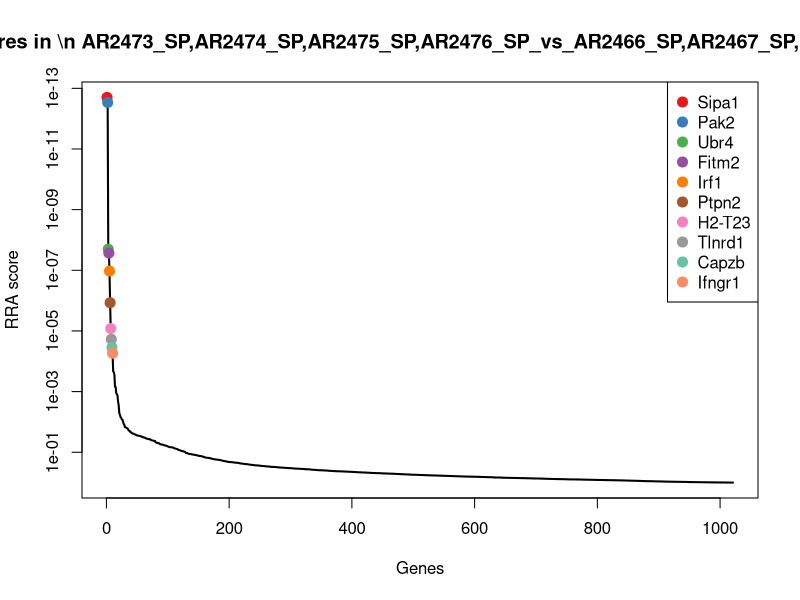
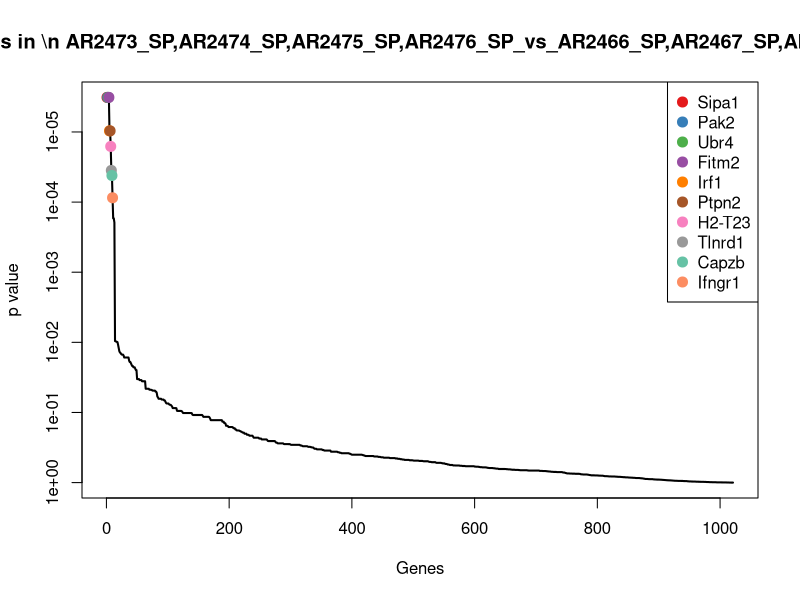
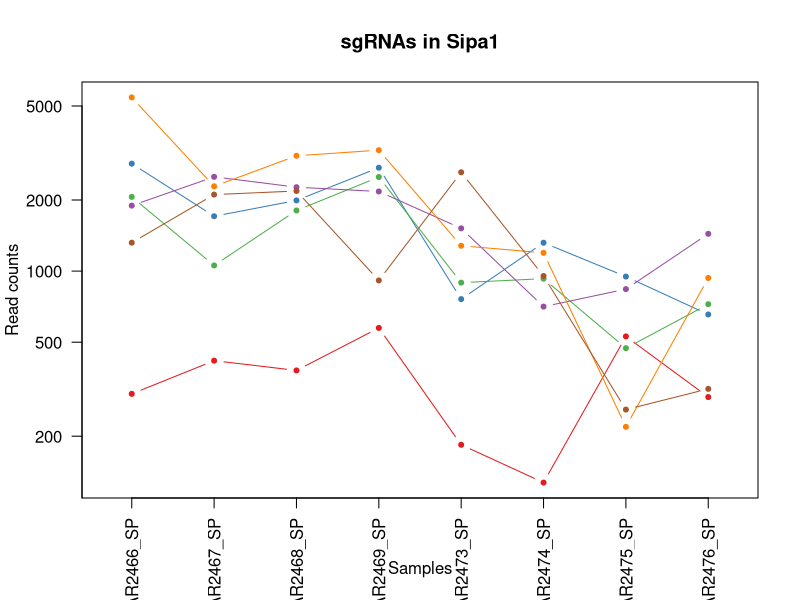
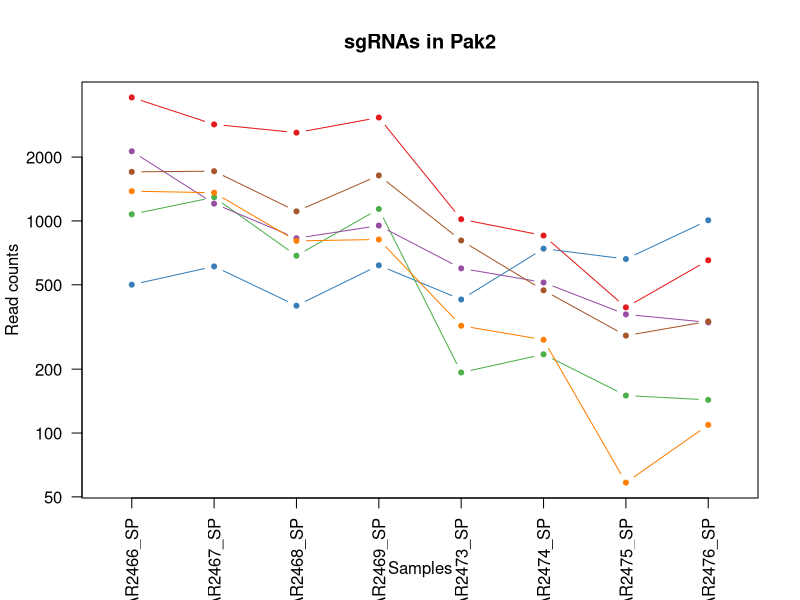
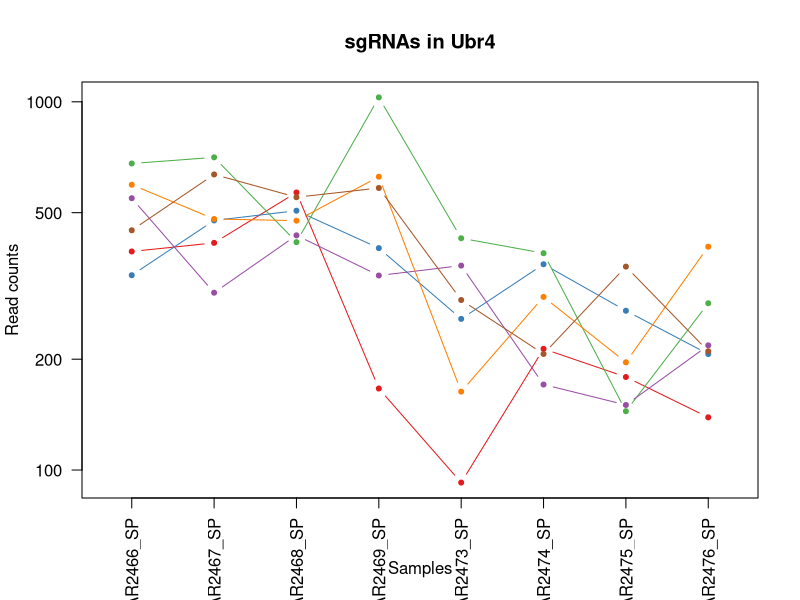
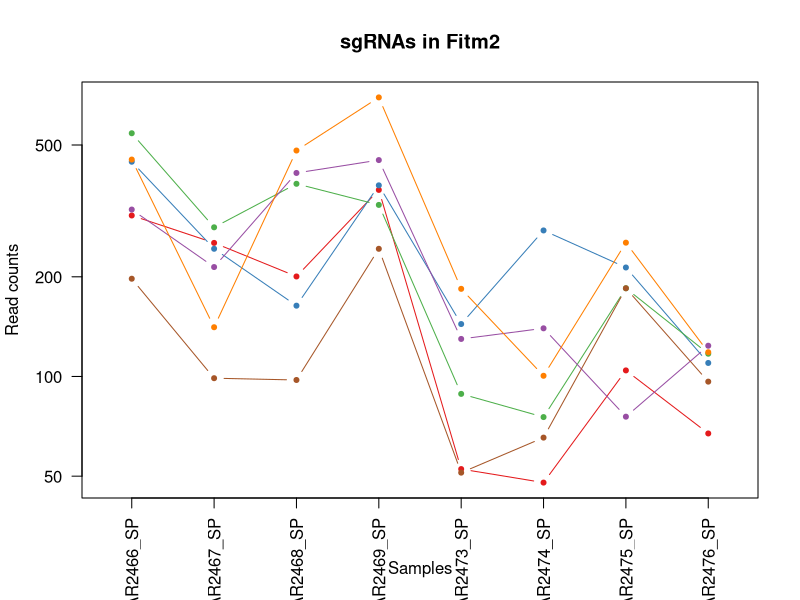
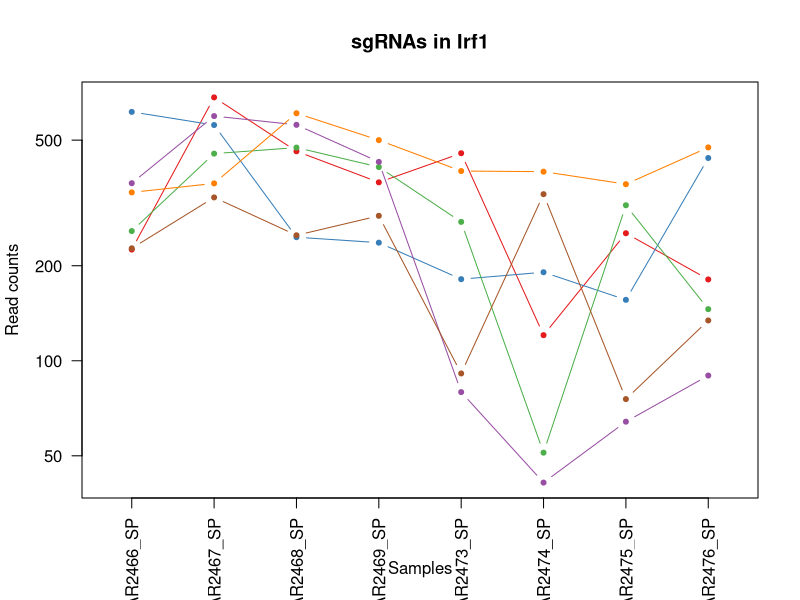
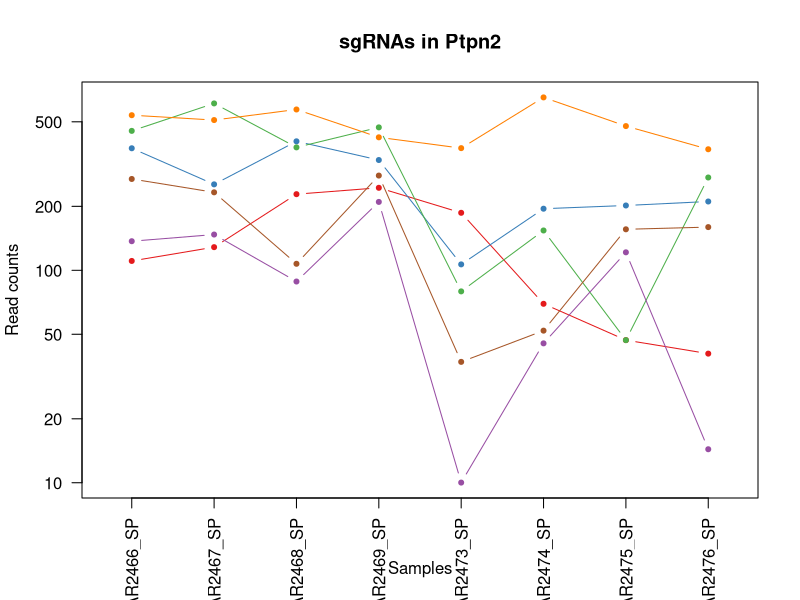

The R script that drew these images, in order: (Note: this script raises an error after producing the figures.)
pdf(file='SP_cd19.10m_v_egfr.15m.pdf',width=4.5,height=4.5);
gstable=read.table('SP_cd19.10m_v_egfr.15m.gene_summary.txt',header=T)
# 
#
# parameters
# Do not modify the variables beginning with "__"

# gstablename='__GENE_SUMMARY_FILE__'
startindex=3
# outputfile='__OUTPUT_FILE__'
targetgenelist=c("Sipa1","Pak2","Ubr4","Fitm2","Irf1","Ptpn2","H2-T23","Tlnrd1","Capzb","Ifngr1")
# samplelabel=sub('.\\w+.\\w+$','',colnames(gstable)[startindex]);
samplelabel='AR2473_SP,AR2474_SP,AR2475_SP,AR2476_SP_vs_AR2466_SP,AR2467_SP,AR2468_SP,AR2469_SP neg.'


# You need to write some codes in front of this code:
# gstable=read.table(gstablename,header=T)
# pdf(file=outputfile,width=6,height=6)


# set up color using RColorBrewer
#library(RColorBrewer)
#colors <- brewer.pal(length(targetgenelist), "Set1")

colors=c( "#E41A1C", "#377EB8", "#4DAF4A", "#984EA3", "#FF7F00",  "#A65628", "#F781BF",
          "#999999", "#66C2A5", "#FC8D62", "#8DA0CB", "#E78AC3", "#A6D854", "#FFD92F", "#E5C494", "#B3B3B3", 
          "#8DD3C7", "#FFFFB3", "#BEBADA", "#FB8072", "#80B1D3", "#FDB462", "#B3DE69", "#FCCDE5",
          "#D9D9D9", "#BC80BD", "#CCEBC5", "#FFED6F")

######
# function definition

plotrankedvalues<-function(val, tglist, ...){
  
  plot(val,log='y',ylim=c(max(val),min(val)),type='l',lwd=2, ...)
  if(length(tglist)>0){
    for(i in 1:length(tglist)){
      targetgene=tglist[i];
      tx=which(names(val)==targetgene);ty=val[targetgene];
      points(tx,ty,col=colors[(i %% length(colors)) ],cex=2,pch=20)
      # text(tx+50,ty,targetgene,col=colors[i])
    }
    legend('topright',tglist,pch=20,pt.cex = 2,cex=1,col=colors)
  }
}



plotrandvalues<-function(val,targetgenelist, ...){
  # choose the one with the best distance distribution
  
  mindiffvalue=0;
  randval=val;
  for(i in 1:20){
    randval0=sample(val)
    vindex=sort(which(names(randval0) %in% targetgenelist))
    if(max(vindex)>0.9*length(val)){
      # print('pass...')
      next;
    }
    mindiffind=min(diff(vindex));
    if (mindiffind > mindiffvalue){
      mindiffvalue=mindiffind;
      randval=randval0;
      # print(paste('Diff: ',mindiffvalue))
    }
  }
  plot(randval,log='y',ylim=c(max(randval),min(randval)),pch=20,col='grey', ...)
  
  if(length(targetgenelist)>0){
    for(i in 1:length(targetgenelist)){
      targetgene=targetgenelist[i];
      tx=which(names(randval)==targetgene);ty=randval[targetgene];
      points(tx,ty,col=colors[(i %% length(colors)) ],cex=2,pch=20)
      text(tx+50,ty,targetgene,col=colors[i])
    }
  }
  
}




# set.seed(1235)



pvec=gstable[,startindex]
names(pvec)=gstable[,'id']
pvec=sort(pvec);

plotrankedvalues(pvec,targetgenelist,xlab='Genes',ylab='RRA score',main=paste('Distribution of RRA scores in \\n',samplelabel))

# plotrandvalues(pvec,targetgenelist,xlab='Genes',ylab='RRA score',main=paste('Distribution of RRA scores in \\n',samplelabel))


pvec=gstable[,startindex+1]
names(pvec)=gstable[,'id']
pvec=sort(pvec);

plotrankedvalues(pvec,targetgenelist,xlab='Genes',ylab='p value',main=paste('Distribution of p values in \\n',samplelabel))

# plotrandvalues(pvec,targetgenelist,xlab='Genes',ylab='p value',main=paste('Distribution of p values in \\n',samplelabel))



# you need to write after this code:
# dev.off()






# parameters
# Do not modify the variables beginning with "__"
targetmat=list(c(301.2367681873479,416.58413051731105,378.6922227412089,573.7371530607197,182.91212643826498,126.22940792478109,527.9996080444457,291.8842315888952),c(2848.5490349041793,1706.1836997709,1990.7398498230523,2738.649185282968,759.9870042153264,1317.4671979434106,946.9558187753646,654.3071524784401),c(2059.91794515528,1055.5879620238647,1804.5205549704947,2500.6428388209665,892.6627015613917,927.9115416987219,470.6083463004842,723.0215653316592),c(1892.0376788396343,2506.0252303641373,2264.510007180917,2172.00493658701,1516.1096677312526,706.3831105724505,837.9124214618378,1437.529840575309),c(5435.800558526749,2284.3300235149245,3076.7874537579323,3250.914500515754,1279.0967715013883,1193.7456590502477,218.08679462705365,934.0295410844647),c(1317.9954778893625,2107.553453347579,2182.5179295965822,911.8322611143581,2618.734880626709,952.1542756710309,258.2606778478267,316.2079175546365))
targetgene="Sipa1"
collabel=c("AR2466_SP","AR2467_SP","AR2468_SP","AR2469_SP","AR2473_SP","AR2474_SP","AR2475_SP","AR2476_SP")

# set up color using RColorBrewer
#library(RColorBrewer)
#colors <- brewer.pal(length(targetgenelist), "Set1")

colors=c( "#E41A1C", "#377EB8", "#4DAF4A", "#984EA3", "#FF7F00",  "#A65628", "#F781BF",
          "#999999", "#66C2A5", "#FC8D62", "#8DA0CB", "#E78AC3", "#A6D854", "#FFD92F", "#E5C494", "#B3B3B3", 
          "#8DD3C7", "#FFFFB3", "#BEBADA", "#FB8072", "#80B1D3", "#FDB462", "#B3DE69", "#FCCDE5",
          "#D9D9D9", "#BC80BD", "#CCEBC5", "#FFED6F")


## code

targetmatvec=unlist(targetmat)+1
yrange=range(targetmatvec[targetmatvec>0]);
# yrange[1]=1; # set the minimum value to 1
for(i in 1:length(targetmat)){
  vali=targetmat[[i]]+1;
  if(i==1){
    plot(1:length(vali),vali,type='b',las=1,pch=20,main=paste('sgRNAs in',targetgene),ylab='Read counts',xlab='Samples',xlim=c(0.7,length(vali)+0.3),ylim = yrange,col=colors[(i %% length(colors))],xaxt='n',log='y')
    axis(1,at=1:length(vali),labels=(collabel),las=2)
    # lines(0:100,rep(1,101),col='black');
  }else{
    lines(1:length(vali),vali,type='b',pch=20,col=colors[(i %% length(colors))])
  }
}




# parameters
# Do not modify the variables beginning with "__"
targetmat=list(c(3820.629931796385,2849.4354527384075,2605.6804317055658,3071.227589941792,1017.6097175086572,851.8395144063041,390.2605798589381,651.2666917327225),c(499.5791796005904,609.2995717653192,397.453121849489,616.2945792492895,425.0774769339961,738.9854079834867,659.9995100555572,1005.7844146834015),c(1073.6213805508623,1291.7730516736792,684.425393394662,1137.2289998167837,191.92892140353155,234.06777628436228,149.21728053429987,142.29356289958642),c(2128.9654740431665,1205.5582490100967,827.5641051096877,949.6610843930869,596.3965812740612,511.60528245010613,361.56494898695735,331.41022128322476),c(1380.2736412000052,1356.9775242763887,803.9392691955572,816.4721024325626,319.45216448373037,274.193680790253,57.391261743961486,108.24040254754864),c(1702.4954426768088,1714.8776294512613,1108.2827436187674,1636.8847072899928,807.6472061745925,469.80746525647004,286.95630871980745,335.05877417808597))
targetgene="Pak2"
collabel=c("AR2466_SP","AR2467_SP","AR2468_SP","AR2469_SP","AR2473_SP","AR2474_SP","AR2475_SP","AR2476_SP")

# set up color using RColorBrewer
#library(RColorBrewer)
#colors <- brewer.pal(length(targetgenelist), "Set1")

colors=c( "#E41A1C", "#377EB8", "#4DAF4A", "#984EA3", "#FF7F00",  "#A65628", "#F781BF",
          "#999999", "#66C2A5", "#FC8D62", "#8DA0CB", "#E78AC3", "#A6D854", "#FFD92F", "#E5C494", "#B3B3B3", 
          "#8DD3C7", "#FFFFB3", "#BEBADA", "#FB8072", "#80B1D3", "#FDB462", "#B3DE69", "#FCCDE5",
          "#D9D9D9", "#BC80BD", "#CCEBC5", "#FFED6F")


## code

targetmatvec=unlist(targetmat)+1
yrange=range(targetmatvec[targetmatvec>0]);
# yrange[1]=1; # set the minimum value to 1
for(i in 1:length(targetmat)){
  vali=targetmat[[i]]+1;
  if(i==1){
    plot(1:length(vali),vali,type='b',las=1,pch=20,main=paste('sgRNAs in',targetgene),ylab='Read counts',xlab='Samples',xlim=c(0.7,length(vali)+0.3),ylim = yrange,col=colors[(i %% length(colors))],xaxt='n',log='y')
    axis(1,at=1:length(vali),labels=(collabel),las=2)
    # lines(0:100,rep(1,101),col='black');
  }else{
    lines(1:length(vali),vali,type='b',pch=20,col=colors[(i %% length(colors))])
  }
}




# parameters
# Do not modify the variables beginning with "__"
targetmat=list(c(391.26933036469,412.9616598171605,566.3012138240097,165.50110184443838,91.45606321913249,212.3329113436715,177.9129114062806,138.0369178555817),c(337.11440574673986,475.26815585974964,505.1545796933191,399.5669458815726,256.33459972686427,361.1331405530161,269.738930196619,205.53514641051373),c(678.9673673975503,705.6572923893234,414.8243247275261,1026.8949319204914,425.0774769339961,387.0477872130705,143.47815435990373,282.76284935174226),c(546.2878020835724,302.1140563925543,432.8903757206847,336.5189070836914,358.09557147773,169.69913780616267,149.21728053429987,217.08889724424083),c(594.3502976820032,479.6151206999303,474.58126262797373,624.9636845839982,162.3023093747985,294.2566330431983,195.13028992946906,403.1650948821615),c(446.778128098089,633.9323725263429,549.6248590610941,582.4062583954284,288.5374388885307,205.6452605926897,355.8258228125612,209.18369930537492))
targetgene="Ubr4"
collabel=c("AR2466_SP","AR2467_SP","AR2468_SP","AR2469_SP","AR2473_SP","AR2474_SP","AR2475_SP","AR2476_SP")

# set up color using RColorBrewer
#library(RColorBrewer)
#colors <- brewer.pal(length(targetgenelist), "Set1")

colors=c( "#E41A1C", "#377EB8", "#4DAF4A", "#984EA3", "#FF7F00",  "#A65628", "#F781BF",
          "#999999", "#66C2A5", "#FC8D62", "#8DA0CB", "#E78AC3", "#A6D854", "#FFD92F", "#E5C494", "#B3B3B3", 
          "#8DD3C7", "#FFFFB3", "#BEBADA", "#FB8072", "#80B1D3", "#FDB462", "#B3DE69", "#FCCDE5",
          "#D9D9D9", "#BC80BD", "#CCEBC5", "#FFED6F")


## code

targetmatvec=unlist(targetmat)+1
yrange=range(targetmatvec[targetmatvec>0]);
# yrange[1]=1; # set the minimum value to 1
for(i in 1:length(targetmat)){
  vali=targetmat[[i]]+1;
  if(i==1){
    plot(1:length(vali),vali,type='b',las=1,pch=20,main=paste('sgRNAs in',targetgene),ylab='Read counts',xlab='Samples',xlim=c(0.7,length(vali)+0.3),ylim = yrange,col=colors[(i %% length(colors))],xaxt='n',log='y')
    axis(1,at=1:length(vali),labels=(collabel),las=2)
    # lines(0:100,rep(1,101),col='black');
  }else{
    lines(1:length(vali),vali,type='b',pch=20,col=colors[(i %% length(colors))])
  }
}




# parameters
# Do not modify the variables beginning with "__"
targetmat=list(c(305.29838753369415,252.12396073047694,199.42140903986598,364.8905245427379,51.52454265866619,46.813555256872455,103.30427113913068,66.28204425664495),c(444.07038186719143,241.98104277005547,162.59445893842732,376.7120318173407,142.98060587779867,275.02963713412566,212.3476684526575,108.84849469669217),c(541.5492461795018,281.1037263316812,380.7767670865734,328.6379022339562,87.59172251973253,74.4001146046723,183.65203758067676,116.14560048641455),c(318.1601821304573,213.0012771688512,410.6552360367972,449.21727643490414,128.81135664666547,138.76875308287194,74.60864026714994,122.8346141269934),c(450.8397474444352,139.8273690258105,480.14004754894563,695.1046277466412,182.91212643826498,99.47880492085397,252.52155167343054,117.36178478470163),c(196.3116017400694,97.80670890406434,96.58388800188631,241.94684888686942,50.236429092199536,64.36863847819963,183.65203758067676,95.47046741553447))
targetgene="Fitm2"
collabel=c("AR2466_SP","AR2467_SP","AR2468_SP","AR2469_SP","AR2473_SP","AR2474_SP","AR2475_SP","AR2476_SP")

# set up color using RColorBrewer
#library(RColorBrewer)
#colors <- brewer.pal(length(targetgenelist), "Set1")

colors=c( "#E41A1C", "#377EB8", "#4DAF4A", "#984EA3", "#FF7F00",  "#A65628", "#F781BF",
          "#999999", "#66C2A5", "#FC8D62", "#8DA0CB", "#E78AC3", "#A6D854", "#FFD92F", "#E5C494", "#B3B3B3", 
          "#8DD3C7", "#FFFFB3", "#BEBADA", "#FB8072", "#80B1D3", "#FDB462", "#B3DE69", "#FCCDE5",
          "#D9D9D9", "#BC80BD", "#CCEBC5", "#FFED6F")


## code

targetmatvec=unlist(targetmat)+1
yrange=range(targetmatvec[targetmatvec>0]);
# yrange[1]=1; # set the minimum value to 1
for(i in 1:length(targetmat)){
  vali=targetmat[[i]]+1;
  if(i==1){
    plot(1:length(vali),vali,type='b',las=1,pch=20,main=paste('sgRNAs in',targetgene),ylab='Read counts',xlab='Samples',xlim=c(0.7,length(vali)+0.3),ylim = yrange,col=colors[(i %% length(colors))],xaxt='n',log='y')
    axis(1,at=1:length(vali),labels=(collabel),las=2)
    # lines(0:100,rep(1,101),col='black');
  }else{
    lines(1:length(vali),vali,type='b',pch=20,col=colors[(i %% length(colors))])
  }
}




# parameters
# Do not modify the variables beginning with "__"
targetmat=list(c(224.06600060676885,681.7489857683299,459.9894522104226,366.46672551268495,453.41597539626247,119.54175717379931,252.52155167343054,179.9952761464854),c(613.3045212982857,557.1359936831516,245.28138463788395,235.6420450070813,180.33589930533168,189.762090059108,154.95640670869602,437.8263473833428),c(256.55895537753895,452.08434337878623,472.4967182826093,409.81225218622836,274.36818965739747,50.15738063236335,309.91281341739204,144.72593149616054),c(364.19186805571496,594.8096889647171,557.9630364425518,425.57426188569866,78.57492755446594,40.125904505890674,63.130387918357634,88.78145377495564),c(340.49908853536175,363.6960582951133,607.2972526161773,498.86760698823565,398.0270920381963,396.2433069956704,361.56494898695735,473.09569203366766),c(226.096810279942,328.1958454336381,248.75562521349136,286.86857653035986,90.16794965266584,336.05445023683444,74.60864026714994,133.17218066243345))
targetgene="Irf1"
collabel=c("AR2466_SP","AR2467_SP","AR2468_SP","AR2469_SP","AR2473_SP","AR2474_SP","AR2475_SP","AR2476_SP")

# set up color using RColorBrewer
#library(RColorBrewer)
#colors <- brewer.pal(length(targetgenelist), "Set1")

colors=c( "#E41A1C", "#377EB8", "#4DAF4A", "#984EA3", "#FF7F00",  "#A65628", "#F781BF",
          "#999999", "#66C2A5", "#FC8D62", "#8DA0CB", "#E78AC3", "#A6D854", "#FFD92F", "#E5C494", "#B3B3B3", 
          "#8DD3C7", "#FFFFB3", "#BEBADA", "#FB8072", "#80B1D3", "#FDB462", "#B3DE69", "#FCCDE5",
          "#D9D9D9", "#BC80BD", "#CCEBC5", "#FFED6F")


## code

targetmatvec=unlist(targetmat)+1
yrange=range(targetmatvec[targetmatvec>0]);
# yrange[1]=1; # set the minimum value to 1
for(i in 1:length(targetmat)){
  vali=targetmat[[i]]+1;
  if(i==1){
    plot(1:length(vali),vali,type='b',las=1,pch=20,main=paste('sgRNAs in',targetgene),ylab='Read counts',xlab='Samples',xlim=c(0.7,length(vali)+0.3),ylim = yrange,col=colors[(i %% length(colors))],xaxt='n',log='y')
    axis(1,at=1:length(vali),labels=(collabel),las=2)
    # lines(0:100,rep(1,101),col='black');
  }else{
    lines(1:length(vali),vali,type='b',pch=20,col=colors[(i %% length(colors))])
  }
}




# parameters
# Do not modify the variables beginning with "__"
targetmat=list(c(109.66372235134911,127.51096864529868,227.21533364472535,243.52304985681644,185.48835357119827,68.54842019756325,45.91300939516919,39.52598969432956),c(374.3459164215806,252.84845487050706,403.70675488558237,329.4260027189297,105.6253124502657,193.9418717784716,200.8694161038652,209.79179145451843),c(452.193620559884,609.2995717653192,377.99737462608743,469.70788904421556,78.57492755446594,152.9800109287082,45.91300939516919,272.42528281630223),c(136.06424810259983,146.34781628608144,87.55086250530701,208.84662851798174,9.016794965266584,44.30568622525429,120.52164966231912,13.378027281157697),c(536.1337537177068,508.5948863011345,570.4703025147386,421.6337594608311,374.8410478417965,650.374035532978,476.34747247488036,370.3281188284108),c(268.0668768588534,231.83812480963397,106.3117616135871,278.19947119565114,36.067179861066336,50.993336976236066,154.95640670869602,158.71205092646179))
targetgene="Ptpn2"
collabel=c("AR2466_SP","AR2467_SP","AR2468_SP","AR2469_SP","AR2473_SP","AR2474_SP","AR2475_SP","AR2476_SP")

# set up color using RColorBrewer
#library(RColorBrewer)
#colors <- brewer.pal(length(targetgenelist), "Set1")

colors=c( "#E41A1C", "#377EB8", "#4DAF4A", "#984EA3", "#FF7F00",  "#A65628", "#F781BF",
          "#999999", "#66C2A5", "#FC8D62", "#8DA0CB", "#E78AC3", "#A6D854", "#FFD92F", "#E5C494", "#B3B3B3", 
          "#8DD3C7", "#FFFFB3", "#BEBADA", "#FB8072", "#80B1D3", "#FDB462", "#B3DE69", "#FCCDE5",
          "#D9D9D9", "#BC80BD", "#CCEBC5", "#FFED6F")


## code

targetmatvec=unlist(targetmat)+1
yrange=range(targetmatvec[targetmatvec>0]);
# yrange[1]=1; # set the minimum value to 1
for(i in 1:length(targetmat)){
  vali=targetmat[[i]]+1;
  if(i==1){
    plot(1:length(vali),vali,type='b',las=1,pch=20,main=paste('sgRNAs in',targetgene),ylab='Read counts',xlab='Samples',xlim=c(0.7,length(vali)+0.3),ylim = yrange,col=colors[(i %% length(colors))],xaxt='n',log='y')
    axis(1,at=1:length(vali),labels=(collabel),las=2)
    # lines(0:100,rep(1,101),col='black');
  }else{
    lines(1:length(vali),vali,type='b',pch=20,col=colors[(i %% length(colors))])
  }
}




# parameters
# Do not modify the variables beginning with "__"
targetmat=list(c(193.6038555091719,210.82779474876088,183.43990239207184,215.15143239776987,41.21963412693295,260.8183792882894,11.478252348792298,173.91435465505006),c(253.85120914664145,277.48125563153064,385.64070389242374,245.887351311737,108.201539583199,97.80689223310853,241.04329932463824,83.91671658180738),c(254.52814570436584,160.83769908668356,258.48349882519216,194.66081978845847,33.490952728133024,145.4564038338537,114.78252348792297,52.29592482634373),c(178.7112512392356,271.6853025112898,150.7820409813621,173.38210669417353,50.236429092199536,27.58655934779984,40.17388322077304,38.3098053960425),c(216.61969847180072,302.1140563925543,190.3883835432867,284.5042750754393,114.64210741553228,224.03630015788963,218.08679462705365,174.5224468041936),c(185.48061681647937,113.74557998472666,45.85997559801796,33.100220368887676,21.897930629933132,35.94612278652706,68.86951409275379,21.28322522002361))
targetgene="H2-T23"
collabel=c("AR2466_SP","AR2467_SP","AR2468_SP","AR2469_SP","AR2473_SP","AR2474_SP","AR2475_SP","AR2476_SP")

# set up color using RColorBrewer
#library(RColorBrewer)
#colors <- brewer.pal(length(targetgenelist), "Set1")

colors=c( "#E41A1C", "#377EB8", "#4DAF4A", "#984EA3", "#FF7F00",  "#A65628", "#F781BF",
          "#999999", "#66C2A5", "#FC8D62", "#8DA0CB", "#E78AC3", "#A6D854", "#FFD92F", "#E5C494", "#B3B3B3", 
          "#8DD3C7", "#FFFFB3", "#BEBADA", "#FB8072", "#80B1D3", "#FDB462", "#B3DE69", "#FCCDE5",
          "#D9D9D9", "#BC80BD", "#CCEBC5", "#FFED6F")


## code

targetmatvec=unlist(targetmat)+1
yrange=range(targetmatvec[targetmatvec>0]);
# yrange[1]=1; # set the minimum value to 1
for(i in 1:length(targetmat)){
  vali=targetmat[[i]]+1;
  if(i==1){
    plot(1:length(vali),vali,type='b',las=1,pch=20,main=paste('sgRNAs in',targetgene),ylab='Read counts',xlab='Samples',xlim=c(0.7,length(vali)+0.3),ylim = yrange,col=colors[(i %% length(colors))],xaxt='n',log='y')
    axis(1,at=1:length(vali),labels=(collabel),las=2)
    # lines(0:100,rep(1,101),col='black');
  }else{
    lines(1:length(vali),vali,type='b',pch=20,col=colors[(i %% length(colors))])
  }
}




# parameters
# Do not modify the variables beginning with "__"
targetmat=list(c(647.1513491845046,641.901808066674,368.26950101438666,460.25068322453336,266.6395082585975,292.5847203554529,723.1298979739147,305.87035101919645),c(230.83536618401263,173.15409946719538,168.84809197452068,169.44160426930594,88.87983608619918,80.25180901178135,206.60854227826135,142.90165504872996),c(163.8186469692993,192.71544124800823,121.59842014625974,212.78713094284933,130.09947021313212,183.07443930812622,68.86951409275379,222.56172658653261),c(511.0871010819048,338.3387633940596,293.2259045812664,330.2141032039032,92.74417678559914,147.12831652159915,195.13028992946906,199.4542249190784),c(387.8846475760681,157.21522838653303,310.59710745930346,301.8424857448566,114.64210741553228,171.3710504939081,68.86951409275379,175.13053895333712),c(511.0871010819048,495.5539917805926,308.512563113939,457.0982812846393,115.93022098199893,285.8970696044711,86.08689261594223,252.35824189456565))
targetgene="Tlnrd1"
collabel=c("AR2466_SP","AR2467_SP","AR2468_SP","AR2469_SP","AR2473_SP","AR2474_SP","AR2475_SP","AR2476_SP")

# set up color using RColorBrewer
#library(RColorBrewer)
#colors <- brewer.pal(length(targetgenelist), "Set1")

colors=c( "#E41A1C", "#377EB8", "#4DAF4A", "#984EA3", "#FF7F00",  "#A65628", "#F781BF",
          "#999999", "#66C2A5", "#FC8D62", "#8DA0CB", "#E78AC3", "#A6D854", "#FFD92F", "#E5C494", "#B3B3B3", 
          "#8DD3C7", "#FFFFB3", "#BEBADA", "#FB8072", "#80B1D3", "#FDB462", "#B3DE69", "#FCCDE5",
          "#D9D9D9", "#BC80BD", "#CCEBC5", "#FFED6F")


## code

targetmatvec=unlist(targetmat)+1
yrange=range(targetmatvec[targetmatvec>0]);
# yrange[1]=1; # set the minimum value to 1
for(i in 1:length(targetmat)){
  vali=targetmat[[i]]+1;
  if(i==1){
    plot(1:length(vali),vali,type='b',las=1,pch=20,main=paste('sgRNAs in',targetgene),ylab='Read counts',xlab='Samples',xlim=c(0.7,length(vali)+0.3),ylim = yrange,col=colors[(i %% length(colors))],xaxt='n',log='y')
    axis(1,at=1:length(vali),labels=(collabel),las=2)
    # lines(0:100,rep(1,101),col='black');
  }else{
    lines(1:length(vali),vali,type='b',pch=20,col=colors[(i %% length(colors))])
  }
}




# parameters
# Do not modify the variables beginning with "__"
targetmat=list(c(176.68044156606246,321.6753981733671,496.8164023118612,423.99806091575164,279.52064392326406,184.74635199587166,80.34776644154609,164.18488026875357),c(884.756080945761,603.5036186450784,284.8877271998085,360.16192163289685,303.99480168613053,617.7717381219419,258.2606778478267,322.2888390460718),c(879.340588483966,643.3507963467342,403.70675488558237,654.9115030129918,553.8888335806615,308.4678908890346,872.3471785082146,429.9211494444769),c(1163.6539427282044,979.5160773207035,908.8613345789014,1072.6047600489553,69.55813258919936,125.39345158090836,91.82601879033838,196.41376417336073),c(166.5263932001968,111.57209756463635,191.08323165840818,182.83931251385573,133.9638109125321,109.51028104732664,57.391261743961486,110.06467899497925),c(934.1724496596405,700.5858334091126,682.3408490492975,656.4877039829389,28.338498462266404,188.92613371523527,235.3041731502421,99.11902031039567))
targetgene="Capzb"
collabel=c("AR2466_SP","AR2467_SP","AR2468_SP","AR2469_SP","AR2473_SP","AR2474_SP","AR2475_SP","AR2476_SP")

# set up color using RColorBrewer
#library(RColorBrewer)
#colors <- brewer.pal(length(targetgenelist), "Set1")

colors=c( "#E41A1C", "#377EB8", "#4DAF4A", "#984EA3", "#FF7F00",  "#A65628", "#F781BF",
          "#999999", "#66C2A5", "#FC8D62", "#8DA0CB", "#E78AC3", "#A6D854", "#FFD92F", "#E5C494", "#B3B3B3", 
          "#8DD3C7", "#FFFFB3", "#BEBADA", "#FB8072", "#80B1D3", "#FDB462", "#B3DE69", "#FCCDE5",
          "#D9D9D9", "#BC80BD", "#CCEBC5", "#FFED6F")


## code

targetmatvec=unlist(targetmat)+1
yrange=range(targetmatvec[targetmatvec>0]);
# yrange[1]=1; # set the minimum value to 1
for(i in 1:length(targetmat)){
  vali=targetmat[[i]]+1;
  if(i==1){
    plot(1:length(vali),vali,type='b',las=1,pch=20,main=paste('sgRNAs in',targetgene),ylab='Read counts',xlab='Samples',xlim=c(0.7,length(vali)+0.3),ylim = yrange,col=colors[(i %% length(colors))],xaxt='n',log='y')
    axis(1,at=1:length(vali),labels=(collabel),las=2)
    # lines(0:100,rep(1,101),col='black');
  }else{
    lines(1:length(vali),vali,type='b',pch=20,col=colors[(i %% length(colors))])
  }
}




# parameters
# Do not modify the variables beginning with "__"
targetmat=list(c(481.9788290997566,488.3090503802915,578.1136317810749,528.8154254172292,1339.6381091253209,591.0211351180147,2066.0854227826135,546.0667499308914),c(282.95948112878966,265.1648552510189,332.13739902806947,136.34138390041826,261.4870539927309,394.571394307925,223.8259208014498,314.3836411072059),c(270.0976865320265,197.06240608818888,119.51387580089529,158.40819747967672,81.15115468739926,34.27421009878162,45.91300939516919,53.51210912463079),c(206.46565010593505,226.76666582942323,148.69749663599762,274.25896877078355,170.03099077359843,70.22033288530868,80.34776644154609,51.07974052805666),c(222.03519093359571,207.92981818864047,155.64597778721247,247.46355228168403,119.79456168139889,114.52601911056297,86.08689261594223,109.4565868458357),c(468.44009794526903,241.25654863002535,257.78865071007067,446.85297497998357,112.06588028259897,131.2451459880174,154.95640670869602,89.9976380732427))
targetgene="Ifngr1"
collabel=c("AR2466_SP","AR2467_SP","AR2468_SP","AR2469_SP","AR2473_SP","AR2474_SP","AR2475_SP","AR2476_SP")

# set up color using RColorBrewer
#library(RColorBrewer)
#colors <- brewer.pal(length(targetgenelist), "Set1")

colors=c( "#E41A1C", "#377EB8", "#4DAF4A", "#984EA3", "#FF7F00",  "#A65628", "#F781BF",
          "#999999", "#66C2A5", "#FC8D62", "#8DA0CB", "#E78AC3", "#A6D854", "#FFD92F", "#E5C494", "#B3B3B3", 
          "#8DD3C7", "#FFFFB3", "#BEBADA", "#FB8072", "#80B1D3", "#FDB462", "#B3DE69", "#FCCDE5",
          "#D9D9D9", "#BC80BD", "#CCEBC5", "#FFED6F")


## code

targetmatvec=unlist(targetmat)+1
yrange=range(targetmatvec[targetmatvec>0]);
# yrange[1]=1; # set the minimum value to 1
for(i in 1:length(targetmat)){
  vali=targetmat[[i]]+1;
  if(i==1){
    plot(1:length(vali),vali,type='b',las=1,pch=20,main=paste('sgRNAs in',targetgene),ylab='Read counts',xlab='Samples',xlim=c(0.7,length(vali)+0.3),ylim = yrange,col=colors[(i %% length(colors))],xaxt='n',log='y')
    axis(1,at=1:length(vali),labels=(collabel),las=2)
    # lines(0:100,rep(1,101),col='black');
  }else{
    lines(1:length(vali),vali,type='b',pch=20,col=colors[(i %% length(colors))])
  }
}



# 
#
# parameters
# Do not modify the variables beginning with "__"

# gstablename='__GENE_SUMMARY_FILE__'
startindex=9
# outputfile='__OUTPUT_FILE__'
targetgenelist=c("Cd19","Sephs1","Rpn2","Etv5","Uggt1","B3gnt2","Tsc1","Ptpn7","Ints13","Ccdc134")
# samplelabel=sub('.\\w+.\\w+$','',colnames(gstable)[startindex]);
samplelabel='AR2473_SP,AR2474_SP,AR2475_SP,AR2476_SP_vs_AR2466_SP,AR2467_SP,AR2468_SP,AR2469_SP pos.'


# You need to write some codes in front of this code:
# gstable=read.table(gstablename,header=T)
# pdf(file=outputfile,width=6,height=6)


# set up color using RColorBrewer
#library(RColorBrewer)
#colors <- brewer.pal(length(targetgenelist), "Set1")

colors=c( "#E41A1C", "#377EB8", "#4DAF4A", "#984EA3", "#FF7F00",  "#A65628", "#F781BF",
          "#999999", "#66C2A5", "#FC8D62", "#8DA0CB", "#E78AC3", "#A6D854", "#FFD92F", "#E5C494", "#B3B3B3", 
          "#8DD3C7", "#FFFFB3", "#BEBADA", "#FB8072", "#80B1D3", "#FDB462", "#B3DE69", "#FCCDE5",
          "#D9D9D9", "#BC80BD", "#CCEBC5", "#FFED6F")

######
# function definition

plotrankedvalues<-function(val, tglist, ...){
  
  plot(val,log='y',ylim=c(max(val),min(val)),type='l',lwd=2, ...)
  if(length(tglist)>0){
    for(i in 1:length(tglist)){
      targetgene=tglist[i];
      tx=which(names(val)==targetgene);ty=val[targetgene];
      points(tx,ty,col=colors[(i %% length(colors)) ],cex=2,pch=20)
      # text(tx+50,ty,targetgene,col=colors[i])
    }
    legend('topright',tglist,pch=20,pt.cex = 2,cex=1,col=colors)
  }
}



plotrandvalues<-function(val,targetgenelist, ...){
  # choose the one with the best distance distribution
  
  mindiffvalue=0;
  randval=val;
  for(i in 1:20){
    randval0=sample(val)
    vindex=sort(which(names(randval0) %in% targetgenelist))
    if(max(vindex)>0.9*length(val)){
      # print('pass...')
      next;
    }
    mindiffind=min(diff(vindex));
    if (mindiffind > mindiffvalue){
      mindiffvalue=mindiffind;
      randval=randval0;
      # print(paste('Diff: ',mindiffvalue))
    }
  }
  plot(randval,log='y',ylim=c(max(randval),min(randval)),pch=20,col='grey', ...)
  
  if(length(targetgenelist)>0){
    for(i in 1:length(targetgenelist)){
      targetgene=targetgenelist[i];
      tx=which(names(randval)==targetgene);ty=randval[targetgene];
      points(tx,ty,col=colors[(i %% length(colors)) ],cex=2,pch=20)
      text(tx+50,ty,targetgene,col=colors[i])
    }
  }
  
}




# set.seed(1235)



pvec=gstable[,startindex]
names(pvec)=gstable[,'id']
pvec=sort(pvec);

plotrankedvalues(pvec,targetgenelist,xlab='Genes',ylab='RRA score',main=paste('Distribution of RRA scores in \\n',samplelabel))

# plotrandvalues(pvec,targetgenelist,xlab='Genes',ylab='RRA score',main=paste('Distribution of RRA scores in \\n',samplelabel))


pvec=gstable[,startindex+1]
names(pvec)=gstable[,'id']
pvec=sort(pvec);

plotrankedvalues(pvec,targetgenelist,xlab='Genes',ylab='p value',main=paste('Distribution of p values in \\n',samplelabel))

# plotrandvalues(pvec,targetgenelist,xlab='Genes',ylab='p value',main=paste('Distribution of p values in \\n',samplelabel))



# you need to write after this code:
# dev.off()






# parameters
# Do not modify the variables beginning with "__"
targetmat=list(c(304.62145097596976,205.75633576855014,347.42405756074214,192.2965183335379,29830.13397223479,2858.9706960447106,477156.6892654702,1089.701131265209),c(189.54223616282562,212.27678302882111,186.91414296767925,218.30383433766394,12704.664106060616,3197.5330153131636,241955.82038636724,862.274667485528),c(398.71563249965817,758.5453646115211,343.2549688700132,406.65985024633426,28516.2581344388,3823.6643168738324,468370.0870924697,2360.0056308260464),c(488.07125811927597,202.85835920842973,471.80187016748783,347.5523138733206,68096.12369125971,11495.235684593807,1995815.5619033072,5132.297738771407),c(377.7305992102025,399.19627115658847,323.1043735314902,345.9761129033735,22030.606327279198,4825.9759731772265,264298.2385832915,1899.0717817752495),c(488.74819467700036,489.75803866035176,350.20345002122804,779.4313796388074,28285.68580604127,5955.352993749275,1304296.7708979663,1851.0325019929105))
targetgene="Cd19"
collabel=c("AR2466_SP","AR2467_SP","AR2468_SP","AR2469_SP","AR2473_SP","AR2474_SP","AR2475_SP","AR2476_SP")

# set up color using RColorBrewer
#library(RColorBrewer)
#colors <- brewer.pal(length(targetgenelist), "Set1")

colors=c( "#E41A1C", "#377EB8", "#4DAF4A", "#984EA3", "#FF7F00",  "#A65628", "#F781BF",
          "#999999", "#66C2A5", "#FC8D62", "#8DA0CB", "#E78AC3", "#A6D854", "#FFD92F", "#E5C494", "#B3B3B3", 
          "#8DD3C7", "#FFFFB3", "#BEBADA", "#FB8072", "#80B1D3", "#FDB462", "#B3DE69", "#FCCDE5",
          "#D9D9D9", "#BC80BD", "#CCEBC5", "#FFED6F")


## code

targetmatvec=unlist(targetmat)+1
yrange=range(targetmatvec[targetmatvec>0]);
# yrange[1]=1; # set the minimum value to 1
for(i in 1:length(targetmat)){
  vali=targetmat[[i]]+1;
  if(i==1){
    plot(1:length(vali),vali,type='b',las=1,pch=20,main=paste('sgRNAs in',targetgene),ylab='Read counts',xlab='Samples',xlim=c(0.7,length(vali)+0.3),ylim = yrange,col=colors[(i %% length(colors))],xaxt='n',log='y')
    axis(1,at=1:length(vali),labels=(collabel),las=2)
    # lines(0:100,rep(1,101),col='black');
  }else{
    lines(1:length(vali),vali,type='b',pch=20,col=colors[(i %% length(colors))])
  }
}




# parameters
# Do not modify the variables beginning with "__"
targetmat=list(c(292.43659293693094,339.0632575340897,257.78865071007067,161.5605994195708,377.4172749747298,434.6972988138157,1291.3033892391336,363.63910518783194),c(251.8203994734683,445.5638961185153,523.2206306864776,330.2141032039032,928.7298814224581,1142.7523220740115,941.2166926009684,799.6411761237442),c(156.37234483433113,194.88892366809856,300.8692338476027,135.55328341544475,915.8487457577916,759.8843165803047,315.65193959178816,720.5891967350851),c(388.5615841337925,544.0950991626097,512.1030608445338,471.2840900141626,2622.5992213261093,1850.8073453342074,1256.8686321927566,1287.9391718860002),c(124.55632662128541,257.91991385071776,184.13475050719333,96.93635965174248,565.4818556788614,567.6143574895785,579.651743614011,980.2445444193731),c(181.4189974701331,365.8695407152036,185.5244467374363,231.7015425822137,1602.4132766845185,1092.5949414416482,1090.4339731352682,581.3360945812163))
targetgene="Sephs1"
collabel=c("AR2466_SP","AR2467_SP","AR2468_SP","AR2469_SP","AR2473_SP","AR2474_SP","AR2475_SP","AR2476_SP")

# set up color using RColorBrewer
#library(RColorBrewer)
#colors <- brewer.pal(length(targetgenelist), "Set1")

colors=c( "#E41A1C", "#377EB8", "#4DAF4A", "#984EA3", "#FF7F00",  "#A65628", "#F781BF",
          "#999999", "#66C2A5", "#FC8D62", "#8DA0CB", "#E78AC3", "#A6D854", "#FFD92F", "#E5C494", "#B3B3B3", 
          "#8DD3C7", "#FFFFB3", "#BEBADA", "#FB8072", "#80B1D3", "#FDB462", "#B3DE69", "#FCCDE5",
          "#D9D9D9", "#BC80BD", "#CCEBC5", "#FFED6F")


## code

targetmatvec=unlist(targetmat)+1
yrange=range(targetmatvec[targetmatvec>0]);
# yrange[1]=1; # set the minimum value to 1
for(i in 1:length(targetmat)){
  vali=targetmat[[i]]+1;
  if(i==1){
    plot(1:length(vali),vali,type='b',las=1,pch=20,main=paste('sgRNAs in',targetgene),ylab='Read counts',xlab='Samples',xlim=c(0.7,length(vali)+0.3),ylim = yrange,col=colors[(i %% length(colors))],xaxt='n',log='y')
    axis(1,at=1:length(vali),labels=(collabel),las=2)
    # lines(0:100,rep(1,101),col='black');
  }else{
    lines(1:length(vali),vali,type='b',pch=20,col=colors[(i %% length(colors))])
  }
}




# parameters
# Do not modify the variables beginning with "__"
targetmat=list(c(382.4691551142731,249.22598417035653,507.2391240386835,358.58572066294977,2389.4506657956445,440.54899322092473,298.43456106859975,499.85174659598306),c(65.66284609926458,55.786048782318176,86.16116627506405,65.41234025280183,681.4120766608604,120.37771351767203,332.86931811497664,140.4692864521558),c(467.08622482982025,506.42140388104417,400.23251430997493,311.2996915645388,966.0851748499911,494.88615557265166,1124.868730181645,837.9509815197868),c(308.683070322316,357.90010517487246,263.3474356310425,290.8090789552274,1188.9288218487222,763.2281419557955,1767.650861714014,419.58358290903686),c(159.08009106522866,99.98019132415465,150.7820409813621,150.52719262994157,571.9224235111947,234.90373262823502,1061.7383422632874,226.2102794813938),c(162.46477385385055,163.735675646804,282.10833473932263,232.48964306718722,703.3100072907935,1375.1481856706284,1021.5644590425145,875.0446026175422))
targetgene="Rpn2"
collabel=c("AR2466_SP","AR2467_SP","AR2468_SP","AR2469_SP","AR2473_SP","AR2474_SP","AR2475_SP","AR2476_SP")

# set up color using RColorBrewer
#library(RColorBrewer)
#colors <- brewer.pal(length(targetgenelist), "Set1")

colors=c( "#E41A1C", "#377EB8", "#4DAF4A", "#984EA3", "#FF7F00",  "#A65628", "#F781BF",
          "#999999", "#66C2A5", "#FC8D62", "#8DA0CB", "#E78AC3", "#A6D854", "#FFD92F", "#E5C494", "#B3B3B3", 
          "#8DD3C7", "#FFFFB3", "#BEBADA", "#FB8072", "#80B1D3", "#FDB462", "#B3DE69", "#FCCDE5",
          "#D9D9D9", "#BC80BD", "#CCEBC5", "#FFED6F")


## code

targetmatvec=unlist(targetmat)+1
yrange=range(targetmatvec[targetmatvec>0]);
# yrange[1]=1; # set the minimum value to 1
for(i in 1:length(targetmat)){
  vali=targetmat[[i]]+1;
  if(i==1){
    plot(1:length(vali),vali,type='b',las=1,pch=20,main=paste('sgRNAs in',targetgene),ylab='Read counts',xlab='Samples',xlim=c(0.7,length(vali)+0.3),ylim = yrange,col=colors[(i %% length(colors))],xaxt='n',log='y')
    axis(1,at=1:length(vali),labels=(collabel),las=2)
    # lines(0:100,rep(1,101),col='black');
  }else{
    lines(1:length(vali),vali,type='b',pch=20,col=colors[(i %% length(colors))])
  }
}




# parameters
# Do not modify the variables beginning with "__"
targetmat=list(c(261.2975112816096,381.0839176558358,288.36196777541596,208.84662851798174,480.46636029206223,839.3001692482134,430.4344630797112,598.3626747572353),c(452.193620559884,636.8303490864633,434.97492006604915,367.2548259976585,999.5761275781241,596.8728295251238,763.3037811946878,638.4967566007083),c(386.5307744606194,336.88977511399935,462.073996555787,289.23287798528037,1990.1354601909816,1142.7523220740115,625.5647530091802,549.7153028257527),c(144.18748679529236,222.41970098924259,369.65919724462964,293.17338041014796,296.2661202873306,583.4975280231603,1543.824940912564,465.7985862439453),c(186.15755337420373,292.6956325721629,291.1413602359019,182.0512120288822,656.9379188979939,763.2281419557955,384.521453684542,515.0540503245713),c(261.2975112816096,220.24621856915226,337.0013358339199,198.60132221332603,1561.1936425575855,581.8256153354148,912.5210617289877,551.5395792731832))
targetgene="Etv5"
collabel=c("AR2466_SP","AR2467_SP","AR2468_SP","AR2469_SP","AR2473_SP","AR2474_SP","AR2475_SP","AR2476_SP")

# set up color using RColorBrewer
#library(RColorBrewer)
#colors <- brewer.pal(length(targetgenelist), "Set1")

colors=c( "#E41A1C", "#377EB8", "#4DAF4A", "#984EA3", "#FF7F00",  "#A65628", "#F781BF",
          "#999999", "#66C2A5", "#FC8D62", "#8DA0CB", "#E78AC3", "#A6D854", "#FFD92F", "#E5C494", "#B3B3B3", 
          "#8DD3C7", "#FFFFB3", "#BEBADA", "#FB8072", "#80B1D3", "#FDB462", "#B3DE69", "#FCCDE5",
          "#D9D9D9", "#BC80BD", "#CCEBC5", "#FFED6F")


## code

targetmatvec=unlist(targetmat)+1
yrange=range(targetmatvec[targetmatvec>0]);
# yrange[1]=1; # set the minimum value to 1
for(i in 1:length(targetmat)){
  vali=targetmat[[i]]+1;
  if(i==1){
    plot(1:length(vali),vali,type='b',las=1,pch=20,main=paste('sgRNAs in',targetgene),ylab='Read counts',xlab='Samples',xlim=c(0.7,length(vali)+0.3),ylim = yrange,col=colors[(i %% length(colors))],xaxt='n',log='y')
    axis(1,at=1:length(vali),labels=(collabel),las=2)
    # lines(0:100,rep(1,101),col='black');
  }else{
    lines(1:length(vali),vali,type='b',pch=20,col=colors[(i %% length(colors))])
  }
}




# parameters
# Do not modify the variables beginning with "__"
targetmat=list(c(104.92516644727847,44.91863668186658,55.58784920971874,308.14728962464477,303.99480168613053,189.762090059108,321.39106576618434,58.98493846692258),c(253.85120914664145,244.15452519014576,233.4689666808187,111.12216838126577,390.29841063939637,390.3916125885614,1107.6513516584566,412.89456926845804),c(117.78696104404163,110.12310928457613,116.73448334040935,199.38942269829957,1102.6252128954566,783.2910942087409,1463.4771744710179,341.1396956695213),c(282.95948112878966,69.55143744289019,99.36328046237224,170.22970475427945,225.41987413166459,212.3329113436715,143.47815435990373,431.74542589190753),c(112.37146858224662,69.55143744289019,134.80053433356795,78.8100484973516,189.35269427059825,94.46306685761763,200.8694161038652,147.15830009273466),c(383.8230282297219,264.44036111098876,340.47557640952726,316.81639495935343,533.279016517195,576.8098772721785,1130.6078563560413,330.1940369849377))
targetgene="Uggt1"
collabel=c("AR2466_SP","AR2467_SP","AR2468_SP","AR2469_SP","AR2473_SP","AR2474_SP","AR2475_SP","AR2476_SP")

# set up color using RColorBrewer
#library(RColorBrewer)
#colors <- brewer.pal(length(targetgenelist), "Set1")

colors=c( "#E41A1C", "#377EB8", "#4DAF4A", "#984EA3", "#FF7F00",  "#A65628", "#F781BF",
          "#999999", "#66C2A5", "#FC8D62", "#8DA0CB", "#E78AC3", "#A6D854", "#FFD92F", "#E5C494", "#B3B3B3", 
          "#8DD3C7", "#FFFFB3", "#BEBADA", "#FB8072", "#80B1D3", "#FDB462", "#B3DE69", "#FCCDE5",
          "#D9D9D9", "#BC80BD", "#CCEBC5", "#FFED6F")


## code

targetmatvec=unlist(targetmat)+1
yrange=range(targetmatvec[targetmatvec>0]);
# yrange[1]=1; # set the minimum value to 1
for(i in 1:length(targetmat)){
  vali=targetmat[[i]]+1;
  if(i==1){
    plot(1:length(vali),vali,type='b',las=1,pch=20,main=paste('sgRNAs in',targetgene),ylab='Read counts',xlab='Samples',xlim=c(0.7,length(vali)+0.3),ylim = yrange,col=colors[(i %% length(colors))],xaxt='n',log='y')
    axis(1,at=1:length(vali),labels=(collabel),las=2)
    # lines(0:100,rep(1,101),col='black');
  }else{
    lines(1:length(vali),vali,type='b',pch=20,col=colors[(i %% length(colors))])
  }
}




# parameters
# Do not modify the variables beginning with "__"
targetmat=list(c(215.94276191407633,197.06240608818888,315.4610442651539,290.8090789552274,329.7570730154636,1047.4532988725211,527.9996080444457,217.08889724424083),c(345.23764443943236,489.75803866035176,289.75166400565894,226.9729396723726,1642.3447972449849,377.85226743047053,1182.2599919256068,333.2344977306554),c(439.3318259631208,386.1553766360466,275.85470170322924,369.619127452579,373.5529342753299,654.5538172523417,878.0863046826107,598.9707669063787),c(284.31335424423844,252.12396073047694,242.501992177398,195.44892027343198,276.94441679033076,181.40252662038077,172.17378523188447,130.13171991671578),c(298.5290219564504,449.91086095869593,319.63013295588274,218.30383433766394,753.5464363829931,844.3159073114497,510.78222952125725,413.5026614176016),c(66.33978265698897,136.20489832565997,34.74240575607421,56.74323491809315,28.338498462266404,238.24755800372589,614.086500660388,259.655347684288))
targetgene="B3gnt2"
collabel=c("AR2466_SP","AR2467_SP","AR2468_SP","AR2469_SP","AR2473_SP","AR2474_SP","AR2475_SP","AR2476_SP")

# set up color using RColorBrewer
#library(RColorBrewer)
#colors <- brewer.pal(length(targetgenelist), "Set1")

colors=c( "#E41A1C", "#377EB8", "#4DAF4A", "#984EA3", "#FF7F00",  "#A65628", "#F781BF",
          "#999999", "#66C2A5", "#FC8D62", "#8DA0CB", "#E78AC3", "#A6D854", "#FFD92F", "#E5C494", "#B3B3B3", 
          "#8DD3C7", "#FFFFB3", "#BEBADA", "#FB8072", "#80B1D3", "#FDB462", "#B3DE69", "#FCCDE5",
          "#D9D9D9", "#BC80BD", "#CCEBC5", "#FFED6F")


## code

targetmatvec=unlist(targetmat)+1
yrange=range(targetmatvec[targetmatvec>0]);
# yrange[1]=1; # set the minimum value to 1
for(i in 1:length(targetmat)){
  vali=targetmat[[i]]+1;
  if(i==1){
    plot(1:length(vali),vali,type='b',las=1,pch=20,main=paste('sgRNAs in',targetgene),ylab='Read counts',xlab='Samples',xlim=c(0.7,length(vali)+0.3),ylim = yrange,col=colors[(i %% length(colors))],xaxt='n',log='y')
    axis(1,at=1:length(vali),labels=(collabel),las=2)
    # lines(0:100,rep(1,101),col='black');
  }else{
    lines(1:length(vali),vali,type='b',pch=20,col=colors[(i %% length(colors))])
  }
}




# parameters
# Do not modify the variables beginning with "__"
targetmat=list(c(310.71387999548915,510.7683687212248,397.453121849489,406.65985024633426,811.5115468739925,616.9357817780692,1974.259403992275,670.1175483561719),c(310.71387999548915,197.06240608818888,587.1466572776542,290.8090789552274,1657.8021600425848,511.60528245010613,1262.6077583671527,539.9858284394562),c(161.78783729612616,368.04302313529394,228.60502987496832,543.7893346317261,479.17824672559556,517.4569768572152,1796.3464925859946,621.4701764246894),c(145.5413599107411,157.93972252656314,132.7159899882035,61.47183782793425,95.32040391853245,113.69006276669025,5.739126174396149,128.3074434692852),c(270.7746230897509,359.34909345493264,334.9167914885554,277.41137071067766,445.6872939974625,669.6010314420507,315.65193959178816,385.5304225569991),c(200.37322108641567,115.91906240481698,201.50595338523044,172.59400620920002,443.1110668645292,529.1603656714333,384.521453684542,236.54784601683383))
targetgene="Tsc1"
collabel=c("AR2466_SP","AR2467_SP","AR2468_SP","AR2469_SP","AR2473_SP","AR2474_SP","AR2475_SP","AR2476_SP")

# set up color using RColorBrewer
#library(RColorBrewer)
#colors <- brewer.pal(length(targetgenelist), "Set1")

colors=c( "#E41A1C", "#377EB8", "#4DAF4A", "#984EA3", "#FF7F00",  "#A65628", "#F781BF",
          "#999999", "#66C2A5", "#FC8D62", "#8DA0CB", "#E78AC3", "#A6D854", "#FFD92F", "#E5C494", "#B3B3B3", 
          "#8DD3C7", "#FFFFB3", "#BEBADA", "#FB8072", "#80B1D3", "#FDB462", "#B3DE69", "#FCCDE5",
          "#D9D9D9", "#BC80BD", "#CCEBC5", "#FFED6F")


## code

targetmatvec=unlist(targetmat)+1
yrange=range(targetmatvec[targetmatvec>0]);
# yrange[1]=1; # set the minimum value to 1
for(i in 1:length(targetmat)){
  vali=targetmat[[i]]+1;
  if(i==1){
    plot(1:length(vali),vali,type='b',las=1,pch=20,main=paste('sgRNAs in',targetgene),ylab='Read counts',xlab='Samples',xlim=c(0.7,length(vali)+0.3),ylim = yrange,col=colors[(i %% length(colors))],xaxt='n',log='y')
    axis(1,at=1:length(vali),labels=(collabel),las=2)
    # lines(0:100,rep(1,101),col='black');
  }else{
    lines(1:length(vali),vali,type='b',pch=20,col=colors[(i %% length(colors))])
  }
}




# parameters
# Do not modify the variables beginning with "__"
targetmat=list(c(283.63641768651405,253.57294901053714,195.94716846425857,214.36333191279635,465.0089974944624,606.0683493077238,177.9129114062806,435.3939787867687),c(108.30984923590036,136.20489832565997,260.5680431705566,172.59400620920002,280.80875748973074,203.13739156107155,315.65193959178816,349.65298575753076),c(51.447178387052666,102.87816788427507,49.33421617362538,160.77249893459728,92.74417678559914,138.76875308287194,189.3911637550729,113.1051397406969),c(218.65050814497386,296.3181032723134,353.6776905968355,258.49695907131326,1020.1859446415906,356.9533588336525,63.130387918357634,802.0735447203183),c(199.69628452869128,156.49073424650294,107.00660972870858,210.4228294879288,693.0050987590603,433.86134246994294,895.3036832057992,384.92233040785555),c(133.3565018717023,26.806283181113926,43.080583137532024,35.46452182380822,69.55813258919936,51.82929332010879,28.695630871980743,46.82309548405194))
targetgene="Ptpn7"
collabel=c("AR2466_SP","AR2467_SP","AR2468_SP","AR2469_SP","AR2473_SP","AR2474_SP","AR2475_SP","AR2476_SP")

# set up color using RColorBrewer
#library(RColorBrewer)
#colors <- brewer.pal(length(targetgenelist), "Set1")

colors=c( "#E41A1C", "#377EB8", "#4DAF4A", "#984EA3", "#FF7F00",  "#A65628", "#F781BF",
          "#999999", "#66C2A5", "#FC8D62", "#8DA0CB", "#E78AC3", "#A6D854", "#FFD92F", "#E5C494", "#B3B3B3", 
          "#8DD3C7", "#FFFFB3", "#BEBADA", "#FB8072", "#80B1D3", "#FDB462", "#B3DE69", "#FCCDE5",
          "#D9D9D9", "#BC80BD", "#CCEBC5", "#FFED6F")


## code

targetmatvec=unlist(targetmat)+1
yrange=range(targetmatvec[targetmatvec>0]);
# yrange[1]=1; # set the minimum value to 1
for(i in 1:length(targetmat)){
  vali=targetmat[[i]]+1;
  if(i==1){
    plot(1:length(vali),vali,type='b',las=1,pch=20,main=paste('sgRNAs in',targetgene),ylab='Read counts',xlab='Samples',xlim=c(0.7,length(vali)+0.3),ylim = yrange,col=colors[(i %% length(colors))],xaxt='n',log='y')
    axis(1,at=1:length(vali),labels=(collabel),las=2)
    # lines(0:100,rep(1,101),col='black');
  }else{
    lines(1:length(vali),vali,type='b',pch=20,col=colors[(i %% length(colors))])
  }
}




# parameters
# Do not modify the variables beginning with "__"
targetmat=list(c(134.71037498715106,59.408519482468705,129.93659752771757,171.8059057242265,450.83974826332917,371.16461667948874,91.82601879033838,273.64146711458926),c(245.72797045394893,204.30734748848994,204.28534584571636,168.65350378433243,136.5400380454654,227.3801255333805,45.91300939516919,135.60454925900757),c(161.78783729612616,137.65388660572017,187.60899108280074,171.8059057242265,127.52324308019882,479.83894138294266,384.521453684542,274.2495592637328),c(448.1320012135377,345.58370479436064,300.1743857324812,342.82371096347947,253.758372593931,391.2275689324341,430.4344630797112,688.3603128304779),c(304.62145097596976,299.94057397246394,414.8243247275261,280.5637726505717,318.16405091726375,572.6300955528149,1021.5644590425145,577.6875416863551),c(267.389940301129,224.5931834093329,107.70145784383006,365.67862502771146,513.9573130201952,241.59138337921678,1360.1729033318873,372.1523952758414))
targetgene="Ints13"
collabel=c("AR2466_SP","AR2467_SP","AR2468_SP","AR2469_SP","AR2473_SP","AR2474_SP","AR2475_SP","AR2476_SP")

# set up color using RColorBrewer
#library(RColorBrewer)
#colors <- brewer.pal(length(targetgenelist), "Set1")

colors=c( "#E41A1C", "#377EB8", "#4DAF4A", "#984EA3", "#FF7F00",  "#A65628", "#F781BF",
          "#999999", "#66C2A5", "#FC8D62", "#8DA0CB", "#E78AC3", "#A6D854", "#FFD92F", "#E5C494", "#B3B3B3", 
          "#8DD3C7", "#FFFFB3", "#BEBADA", "#FB8072", "#80B1D3", "#FDB462", "#B3DE69", "#FCCDE5",
          "#D9D9D9", "#BC80BD", "#CCEBC5", "#FFED6F")


## code

targetmatvec=unlist(targetmat)+1
yrange=range(targetmatvec[targetmatvec>0]);
# yrange[1]=1; # set the minimum value to 1
for(i in 1:length(targetmat)){
  vali=targetmat[[i]]+1;
  if(i==1){
    plot(1:length(vali),vali,type='b',las=1,pch=20,main=paste('sgRNAs in',targetgene),ylab='Read counts',xlab='Samples',xlim=c(0.7,length(vali)+0.3),ylim = yrange,col=colors[(i %% length(colors))],xaxt='n',log='y')
    axis(1,at=1:length(vali),labels=(collabel),las=2)
    # lines(0:100,rep(1,101),col='black');
  }else{
    lines(1:length(vali),vali,type='b',pch=20,col=colors[(i %% length(colors))])
  }
}




# parameters
# Do not modify the variables beginning with "__"
targetmat=list(c(373.66897986385624,454.98231993890664,522.5257825713561,378.2882327872877,507.516745187862,483.18276675843356,780.5211597178762,894.5035513901352),c(85.97094283099591,149.97028698623197,109.7860021891945,144.22238875015344,369.68859357592993,455.5962074106337,510.78222952125725,100.33520460868273),c(192.9269189514475,231.11363066960385,120.20872391601678,159.98439844962377,164.8785365077318,281.71728788510745,91.82601879033838,196.41376417336073),c(242.34328766532704,174.60308774725559,146.6129522906332,117.42697226105389,251.18214546099767,248.27903413019857,350.08669663816505,300.39752167690466),c(175.3265684506137,296.3181032723134,252.92471390422025,162.3486999045443,258.9108268597976,536.6839727662878,407.4779583821266,241.4125832099821),c(600.4427267015226,574.5238530438742,394.67372938900303,533.5440283270704,1290.689793599588,583.4975280231603,843.6515476362339,887.2064456004127))
targetgene="Ccdc134"
collabel=c("AR2466_SP","AR2467_SP","AR2468_SP","AR2469_SP","AR2473_SP","AR2474_SP","AR2475_SP","AR2476_SP")

# set up color using RColorBrewer
#library(RColorBrewer)
#colors <- brewer.pal(length(targetgenelist), "Set1")

colors=c( "#E41A1C", "#377EB8", "#4DAF4A", "#984EA3", "#FF7F00",  "#A65628", "#F781BF",
          "#999999", "#66C2A5", "#FC8D62", "#8DA0CB", "#E78AC3", "#A6D854", "#FFD92F", "#E5C494", "#B3B3B3", 
          "#8DD3C7", "#FFFFB3", "#BEBADA", "#FB8072", "#80B1D3", "#FDB462", "#B3DE69", "#FCCDE5",
          "#D9D9D9", "#BC80BD", "#CCEBC5", "#FFED6F")


## code

targetmatvec=unlist(targetmat)+1
yrange=range(targetmatvec[targetmatvec>0]);
# yrange[1]=1; # set the minimum value to 1
for(i in 1:length(targetmat)){
  vali=targetmat[[i]]+1;
  if(i==1){
    plot(1:length(vali),vali,type='b',las=1,pch=20,main=paste('sgRNAs in',targetgene),ylab='Read counts',xlab='Samples',xlim=c(0.7,length(vali)+0.3),ylim = yrange,col=colors[(i %% length(colors))],xaxt='n',log='y')
    axis(1,at=1:length(vali),labels=(collabel),las=2)
    # lines(0:100,rep(1,101),col='black');
  }else{
    lines(1:length(vali),vali,type='b',pch=20,col=colors[(i %% length(colors))])
  }
}



dev.off()
Sweave("SP_cd19.10m_v_egfr.15m_summary.Rnw");
library(tools);

texi2dvi("SP_cd19.10m_v_egfr.15m_summary.tex",pdf=TRUE);
